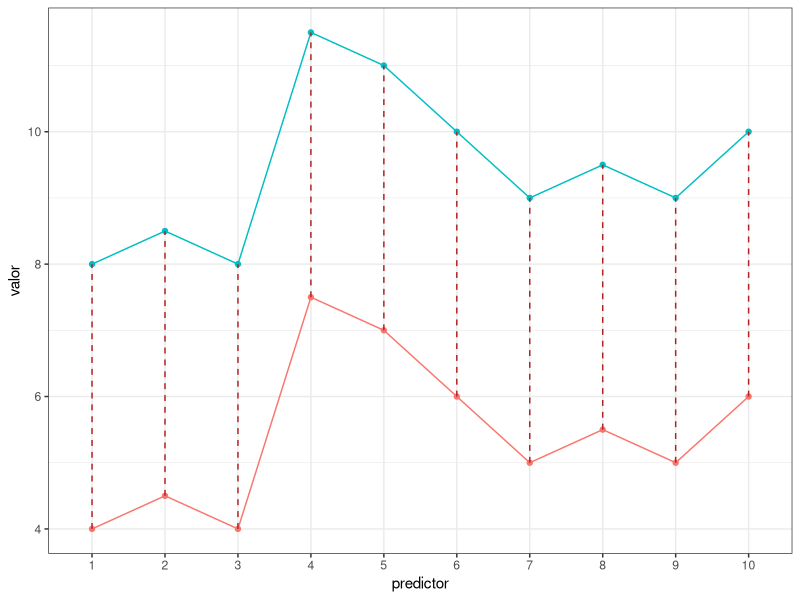

The R source for this figure:
# La siguiente imagen muestra el perfil de dos observaciones definidas por 10 variables
# (espacio con 10 dimensiones).

library(ggplot2)
observacion_a <- c(4, 4.5, 4, 7.5, 7, 6, 5, 5.5, 5, 6)
observacion_b <- c(4, 4.5, 4, 7.5, 7, 6, 5, 5.5, 5, 6) + 4
datos <- data.frame(observacion = rep(c("a", "b"), each = 10),
                    valor = c(observacion_a, observacion_b),
                    predictor = 1:10)
ggplot(data = datos, aes(x = as.factor(predictor), y = valor,
                         colour = observacion)) +
  geom_path(aes(group = observacion)) +
  geom_point() +
  geom_line(aes(group = predictor), colour = "firebrick", linetype = "dashed") +
  labs(x = "predictor") +
  theme_bw() +
  theme(legend.position = "none")

# La distancia euclídea entre las dos observaciones equivale a la raíz cuadrada de la suma
# de las longitudes de los segmentos rojos que unen cada par de puntos. Tiene en cuenta por
# lo tanto el desplazamiento individual de cada una de las variables. 
